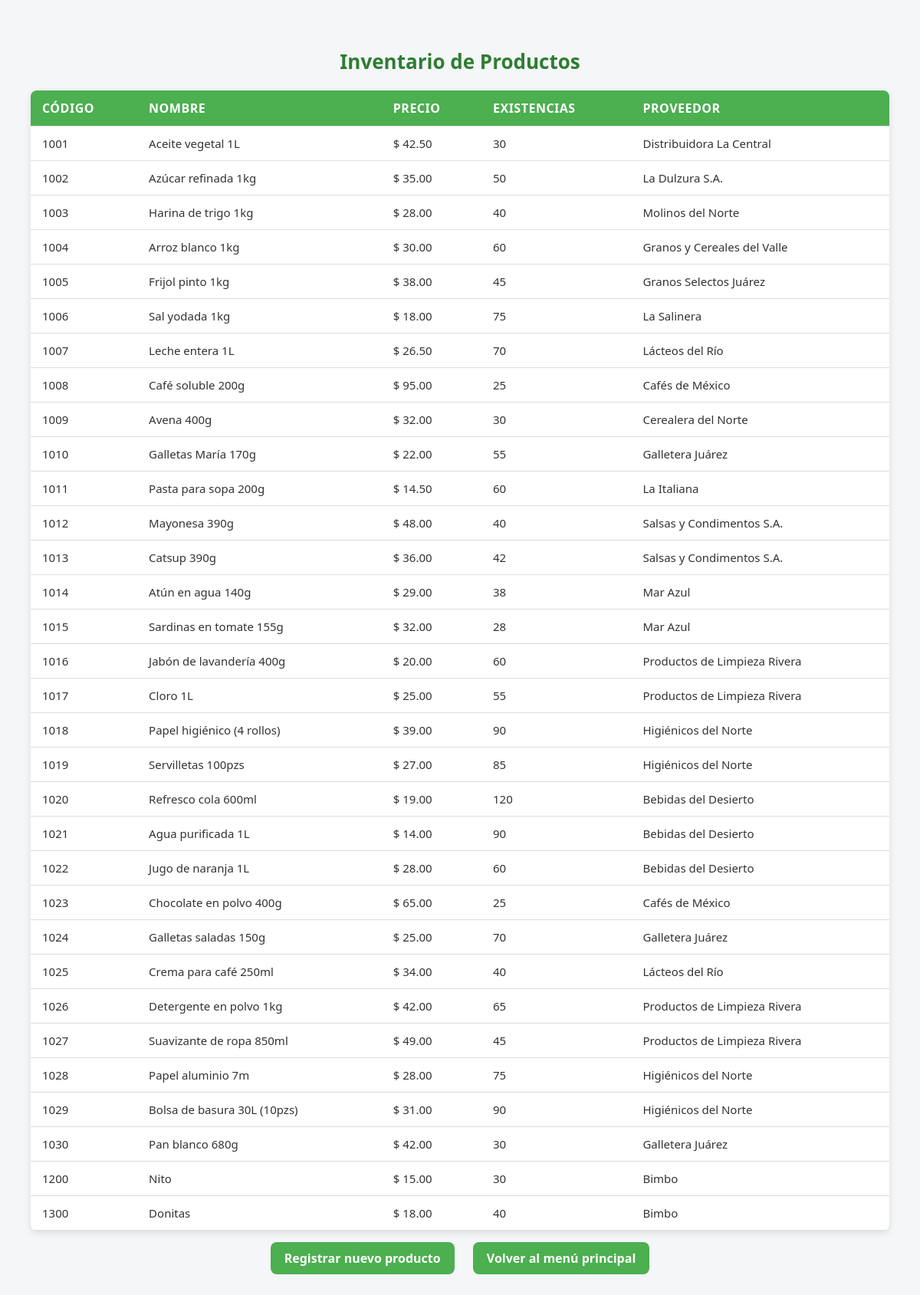
/proveedor/productos.php, run on the app's committed database.
### tables this page shows
CREATE TABLE `producto` (
  `codigo` int(11) NOT NULL,
  `nombre` varchar(40) DEFAULT NULL,
  `precio` decimal(10,2) DEFAULT NULL,
  `existencias` int(11) DEFAULT 0,
  `nif_proveedor` int(11) DEFAULT NULL
);

CREATE TABLE `proveedor` (
  `nif` int(11) NOT NULL,
  `nombre` varchar(40) DEFAULT NULL,
  `direccion` varchar(60) DEFAULT NULL
);

### proveedor/productos.php (the view, shortened to what this page needs)
<?php include "../includes/db.php"; ?>
<!DOCTYPE html>
<html lang="es">
<head>
</head>
<body>
<h2>Inventario de Productos</h2>
<table>
  <tr>
    <th>Código</th>
    <th>Nombre</th>
    <th>Precio</th>
    <th>Existencias</th>
    <th>Proveedor</th>
  </tr>
  <?php
  $sql = "SELECT
            p.codigo, p.nombre, p.precio, p.existencias,
            pr.nombre AS proveedor
          FROM producto p
          JOIN proveedor pr ON pr.nif = p.nif_proveedor";
  $res = $conn->query($sql);
  if ($res->num_rows > 0) {
      while ($r = $res->fetch_assoc()) {
          echo "<tr>
                  <td>{$r['codigo']}</td>
                  <td>{$r['nombre']}</td>
                  <td>$ ".number_format($r['precio'], 2)."</td>
                  <td>{$r['existencias']}</td>
                  <td>{$r['proveedor']}</td>
                </tr>";
      }
  } else {
      echo "<tr><td colspan='5' class='sin-productos'>No hay productos registrados.</td></tr>";
  }
  ?>
</table>
<div class="acciones">
  <a href="producto_alta.php">Registrar nuevo producto</a>
  <a href="../index.php">Volver al menú principal</a>
</div>
</body>
</html>

### proveedor/productos.php (style rules this page uses)
body { font-family: 'Segoe UI', Arial, sans-serif; margin: 0; background: #f4f6f8; color: #333; padding: 40px; }
h2 { text-align: center; color: #2E7D32; font-size: 26px; margin-bottom: 20px; }
table { border-collapse: collapse; width: 100%; background: white; box-shadow: 0 3px 10px rgba(0,0,0,0.1); border-radius: 8px; overflow: hidden; }
th, td { padding: 12px 15px; border-bottom: 1px solid #ddd; text-align: left; }
th { background: #4CAF50; color: white; font-weight: bold; text-transform: uppercase; letter-spacing: 0.5px; }
td { font-size: 15px; }
.acciones { text-align: center; margin-top: 25px; }
.acciones a { text-decoration: none; color: white; background: #4CAF50; padding: 10px 18px; border-radius: 8px; margin: 0 10px; font-weight: bold; transition: 0.3s; }

### data on the page
producto: codigo "1001", nombre "Aceite vegetal 1L", precio "42.50", existencias "30", nif_proveedor.nombre "Distribuidora La Central"
producto: codigo "1002", nombre "Azúcar refinada 1kg", precio "35.00", existencias "50", nif_proveedor.nombre "La Dulzura S.A."
producto: codigo "1003", nombre "Harina de trigo 1kg", precio "28.00", existencias "40", nif_proveedor.nombre "Molinos del Norte"
producto: codigo "1004", nombre "Arroz blanco 1kg", precio "30.00", existencias "60", nif_proveedor.nombre "Granos y Cereales del Valle"
producto: codigo "1005", nombre "Frijol pinto 1kg", precio "38.00", existencias "45", nif_proveedor.nombre "Granos Selectos Juárez"
producto: codigo "1006", nombre "Sal yodada 1kg", precio "18.00", existencias "75", nif_proveedor.nombre "La Salinera"
producto: codigo "1007", nombre "Leche entera 1L", precio "26.50", existencias "70", nif_proveedor.nombre "Lácteos del Río"
producto: codigo "1008", nombre "Café soluble 200g", precio "95.00", existencias "25", nif_proveedor.nombre "Cafés de México"
producto: codigo "1009", nombre "Avena 400g", precio "32.00", existencias "30", nif_proveedor.nombre "Cerealera del Norte"
producto: codigo "1010", nombre "Galletas María 170g", precio "22.00", existencias "55", nif_proveedor.nombre "Galletera Juárez"
producto: codigo "1011", nombre "Pasta para sopa 200g", precio "14.50", existencias "60", nif_proveedor.nombre "La Italiana"
producto: codigo "1012", nombre "Mayonesa 390g", precio "48.00", existencias "40", nif_proveedor.nombre "Salsas y Condimentos S.A."
producto: codigo "1013", nombre "Catsup 390g", precio "36.00", existencias "42", nif_proveedor.nombre "Salsas y Condimentos S.A."
producto: codigo "1014", nombre "Atún en agua 140g", precio "29.00", existencias "38", nif_proveedor.nombre "Mar Azul"
producto: codigo "1015", nombre "Sardinas en tomate 155g", precio "32.00", existencias "28", nif_proveedor.nombre "Mar Azul"
producto: codigo "1016", nombre "Jabón de lavandería 400g", precio "20.00", existencias "60", nif_proveedor.nombre "Productos de Limpieza Rivera"
producto: codigo "1017", nombre "Cloro 1L", precio "25.00", existencias "55", nif_proveedor.nombre "Productos de Limpieza Rivera"
producto: codigo "1018", nombre "Papel higiénico (4 rollos)", precio "39.00", existencias "90", nif_proveedor.nombre "Higiénicos del Norte"
producto: codigo "1019", nombre "Servilletas 100pzs", precio "27.00", existencias "85", nif_proveedor.nombre "Higiénicos del Norte"
producto: codigo "1020", nombre "Refresco cola 600ml", precio "19.00", existencias "120", nif_proveedor.nombre "Bebidas del Desierto"
producto: codigo "1021", nombre "Agua purificada 1L", precio "14.00", existencias "90", nif_proveedor.nombre "Bebidas del Desierto"
producto: codigo "1022", nombre "Jugo de naranja 1L", precio "28.00", existencias "60", nif_proveedor.nombre "Bebidas del Desierto"
producto: codigo "1023", nombre "Chocolate en polvo 400g", precio "65.00", existencias "25", nif_proveedor.nombre "Cafés de México"
producto: codigo "1024", nombre "Galletas saladas 150g", precio "25.00", existencias "70", nif_proveedor.nombre "Galletera Juárez"
producto: codigo "1025", nombre "Crema para café 250ml", precio "34.00", existencias "40", nif_proveedor.nombre "Lácteos del Río"
producto: codigo "1026", nombre "Detergente en polvo 1kg", precio "42.00", existencias "65", nif_proveedor.nombre "Productos de Limpieza Rivera"
producto: codigo "1027", nombre "Suavizante de ropa 850ml", precio "49.00", existencias "45", nif_proveedor.nombre "Productos de Limpieza Rivera"
producto: codigo "1028", nombre "Papel aluminio 7m", precio "28.00", existencias "75", nif_proveedor.nombre "Higiénicos del Norte"
producto: codigo "1029", nombre "Bolsa de basura 30L (10pzs)", precio "31.00", existencias "90", nif_proveedor.nombre "Higiénicos del Norte"
producto: codigo "1030", nombre "Pan blanco 680g", precio "42.00", existencias "30", nif_proveedor.nombre "Galletera Juárez"
producto: codigo "1200", nombre "Nito", precio "15.00", existencias "30", nif_proveedor.nombre "Bimbo"
producto: codigo "1300", nombre "Donitas", precio "18.00", existencias "40", nif_proveedor.nombre "Bimbo"
